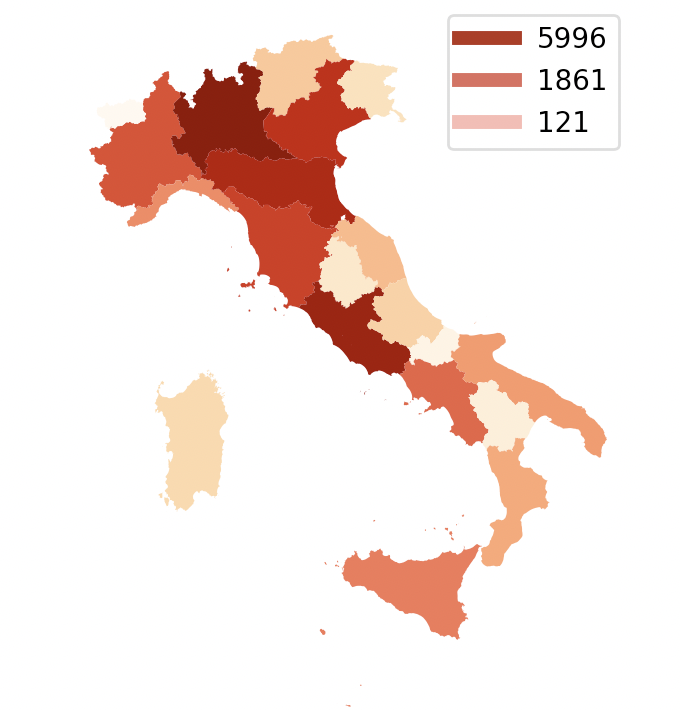

This figure's Python source:

import geopandas as gp
import pandas as pd
import matplotlib.pyplot as plt
from matplotlib.lines import Line2D
import sys
sys.path.append("src")
import aci_utils

field_incidenti = 'TOTALE'

path = "dataset/regioni/regioni.geojson"
regioni = gp.read_file(path)

data = pd.read_csv('dataset/incidenti/aci/autostrade/mesi_2018.csv') 
# Rimozione di valori nulli dal dataset e correzione del tipo di variabile, da string a int
data = data[data['TOTALE'] != '0,0'].astype({'TOTALE': int})

incidenti = aci_utils.get_sum_of_fields(data, 'REGIONE', field_incidenti)

incidenti.index = incidenti['REGIONE']
regioni.index = regioni['reg_name']

regioni = gp.GeoDataFrame(incidenti[field_incidenti], geometry=regioni['geometry'].transpose())

regioni.plot(column=field_incidenti, cmap='OrRd', legend=True)
plt.axis('off')
plt.legend([
    Line2D([],[],color='#a52317',linewidth=5), 
    Line2D([],[],color='#d6584d',linewidth=5), 
    Line2D([],[],color='#f7aca5',linewidth=5)
], [max(regioni[field_incidenti]), int(regioni[field_incidenti].mean()), min(regioni[field_incidenti])])
plt.show()
